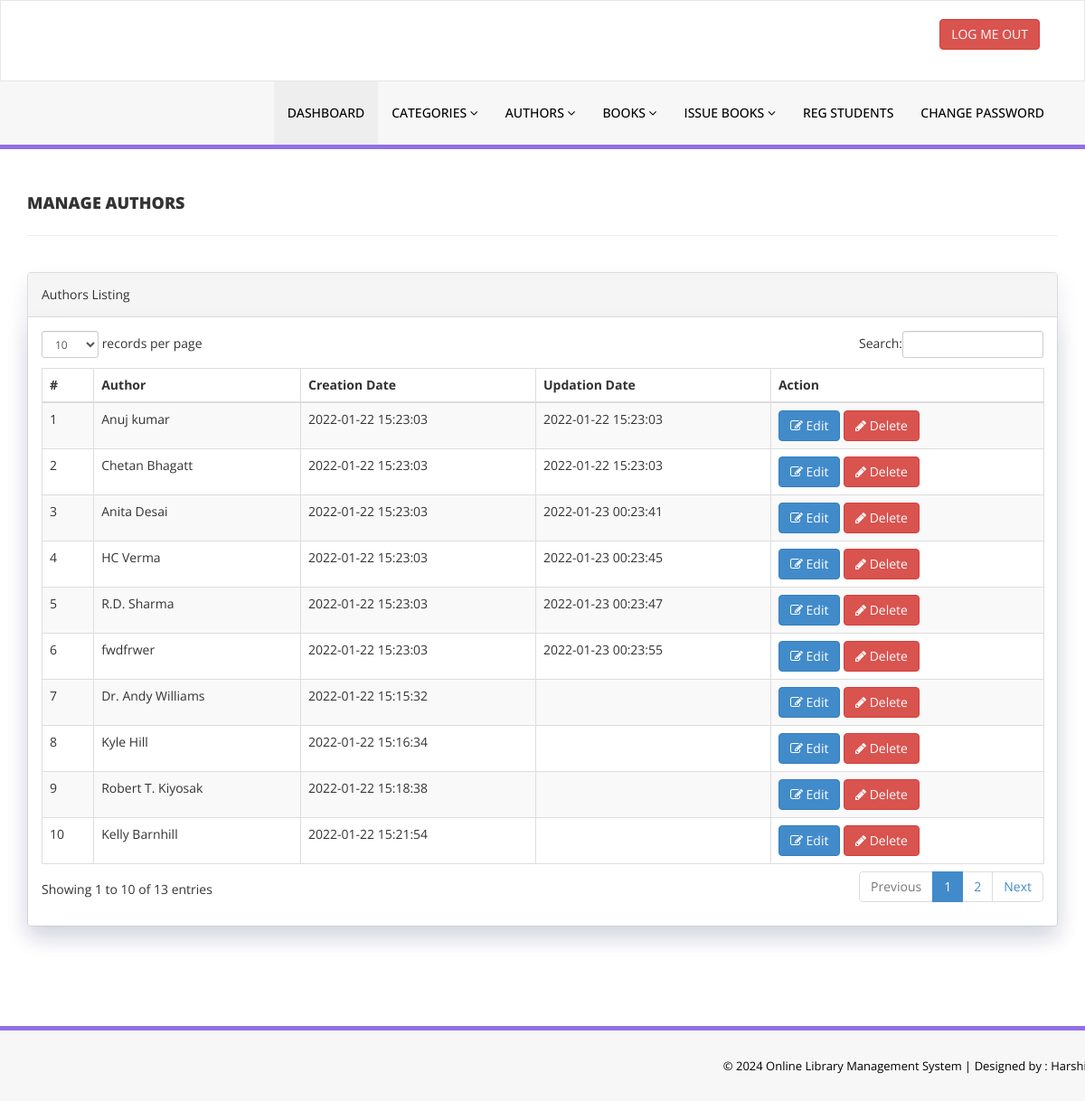
Screenshot of /admin/manage-authors.php (signed in) with the database file from the repository.
### tables this page shows
CREATE TABLE `tblauthors` (
  `id` int(11) NOT NULL,
  `AuthorName` varchar(159) DEFAULT NULL,
  `creationDate` timestamp NULL DEFAULT current_timestamp(),
  `UpdationDate` timestamp NULL DEFAULT NULL ON UPDATE current_timestamp()
);

### admin/manage-authors.php (the view, shortened to what this page needs)
<?php
include('includes/config.php');
if(strlen($_SESSION['alogin'])==0)
    {
header('location:index.php');
}
else{
    ?>
<!DOCTYPE html>
<html xmlns="http://www.w3.org/1999/xhtml">
<head>
    <link href="assets/css/bootstrap.css" rel="stylesheet" />
    <link href="assets/css/font-awesome.css" rel="stylesheet" />
    <link href="assets/js/dataTables/dataTables.bootstrap.css" rel="stylesheet" />
    <link href="assets/css/style.css" rel="stylesheet" />
</head>
<body>
<?php include('includes/header.php');?>
    <div class="content-wrapper">
         <div class="container">
        <div class="row pad-botm">
            <div class="col-md-12">
                <h4 class="header-line">Manage Authors</h4>
    </div>
     <div class="row">
</div>
        </div>
            <div class="row">
                <div class="col-md-12">
                    <div class="panel panel-default" style="box-shadow: 0px 12px 24px rgba(2,30,84,.1);">
                        <div class="panel-heading">
                           Authors Listing
                        </div>
                        <div class="panel-body">
                            <div class="table-responsive">
                                <table class="table table-striped table-bordered table-hover" id="dataTables-example">
                                    <thead>
                                        <tr>
                                            <th>#</th>
                                            <th>Author</th>
                                            <th>Creation Date</th>
                                            <th>Updation Date</th>
                                            <th>Action</th>
                                        </tr>
                                    </thead>
                                    <tbody>
<?php $sql = "SELECT * from  tblauthors";
$query = $dbh -> prepare($sql);
$query->execute();
$results=$query->fetchAll(PDO::FETCH_OBJ);
$cnt=1;
if($query->rowCount() > 0)
{
foreach($results as $result)
{               ?>
                                        <tr class="odd gradeX">
                                            <td class="center"><?php echo htmlentities($cnt);?></td>
                                            <td class="center"><?php echo htmlentities($result->AuthorName);?></td>
                                            <td class="center"><?php echo htmlentities($result->creationDate);?></td>
                                            <td class="center"><?php echo htmlentities($result->UpdationDate);?></td>
                                            <td class="center">
                                            <a href="edit-author.php?athrid=<?php echo htmlentities($result->id);?>"><button class="btn btn-primary"><i class="fa fa-edit "></i> Edit</button>
                                          <a href="manage-authors.php?del=<?php echo htmlentities($result->id);?>" onclick="return confirm('Are you sure you want to delete?');"" >  <button class="btn btn-danger"><i class="fa fa-pencil"></i> Delete</button>
                                            </td>
                                        </tr>
 <?php $cnt=$cnt+1;}} ?>
                                    </tbody>
                                </table>
                            </div>
                        </div>
                    </div>
                </div>
            </div>
    </div>
    </div>
  <?php include('includes/footer.php');?>
</body>
</html>
<?php } ?>

### admin/assets/css/style.css (style rules this page uses)
.content-wrapper { margin-top: 40px; min-height:800px; padding-bottom:90px; }
.header-line { font-weight:900; padding-bottom:25px; border-bottom:1px solid #eeeeee; text-transform:uppercase; }
.pad-botm { padding-bottom:30px; }

### rows the page displays
tblauthors: AuthorName "Anuj kumar", creationDate "2022-01-22 15:23:03", UpdationDate "2022-01-22 15:23:03"
tblauthors: AuthorName "Chetan Bhagatt", creationDate "2022-01-22 15:23:03", UpdationDate "2022-01-22 15:23:03"
tblauthors: AuthorName "Anita Desai", creationDate "2022-01-22 15:23:03", UpdationDate "2022-01-23 00:23:41"
tblauthors: AuthorName "HC Verma", creationDate "2022-01-22 15:23:03", UpdationDate "2022-01-23 00:23:45"
tblauthors: AuthorName "R.D. Sharma", creationDate "2022-01-22 15:23:03", UpdationDate "2022-01-23 00:23:47"
tblauthors: AuthorName "fwdfrwer", creationDate "2022-01-22 15:23:03", UpdationDate "2022-01-23 00:23:55"
tblauthors: AuthorName "Dr. Andy Williams", creationDate "2022-01-22 15:15:32"
tblauthors: AuthorName "Kyle Hill", creationDate "2022-01-22 15:16:34"
tblauthors: AuthorName "Robert T. Kiyosak", creationDate "2022-01-22 15:18:38"
tblauthors: AuthorName "Kelly Barnhill", creationDate "2022-01-22 15:21:54"
